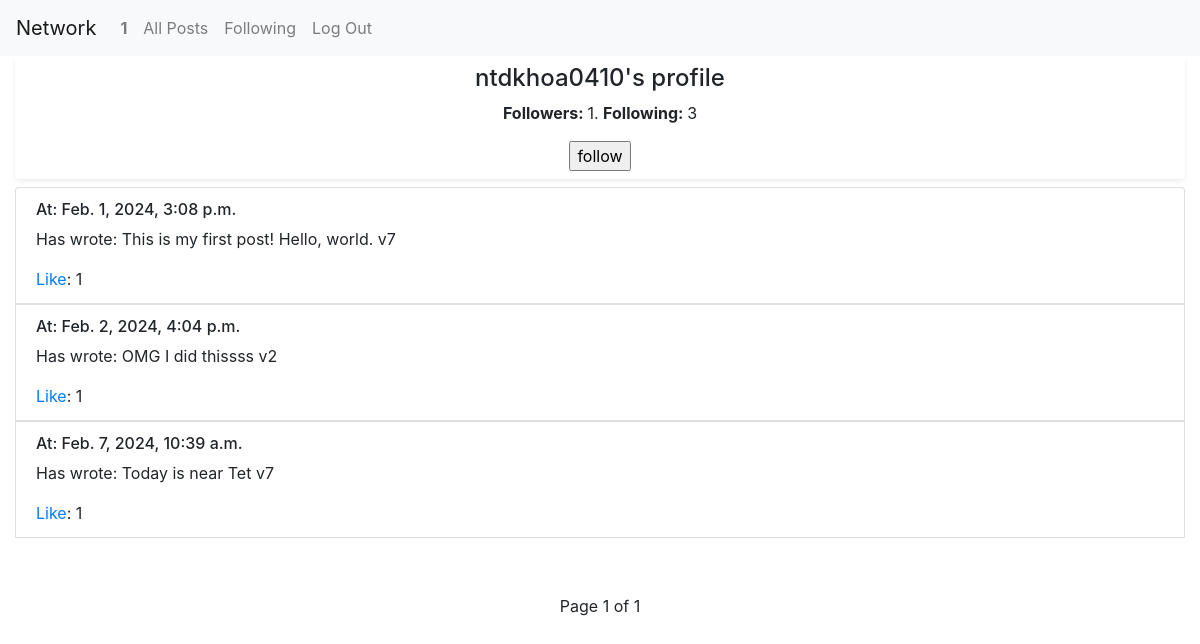
The page /profile/2 (signed in) on the database its author committed.
### network/models.py (models this page shows, shortened)
class User(AbstractUser):
    pass

class Post(models.Model):
    content = models.TextField(blank=False)
    author = models.ForeignKey("User", on_delete=models.CASCADE, related_name="author")
    timestamp = models.DateTimeField(auto_now_add=True)
    likers = models.ManyToManyField("User", related_name="liked_posts", blank=True)

### network/views.py (the view)
# urls.py: path("profile/<int:user_id>", views.profile, name="profile"),
def profile(request, user_id):
    userProfile = User.objects.get(pk=user_id)
    allPosts = Post.objects.filter(author=userProfile).order_by("-timestamp").reverse()
    paginator = Paginator(allPosts, 3)
    page_number = request.GET.get('page')
    page_obj = paginator.get_page(page_number)
    followings = Following_System.objects.get(user=userProfile)
    followers = userProfile.following.all()
    if not followings:
        following_count = 0
    else:
        following_count = followings.following.all().count()
    followers_count = followers.count
    try:
        currentUser = User.objects.get(pk=request.user.id)
        currentUser_followings = Following_System.objects.get(user=currentUser)
        if currentUser_followings.following.filter(pk=user_id):
            isFollowing = True
        else:
            isFollowing = False
    except:
        isFollowing = False
    post_likers_ids = {post.id: list(post.likers.values_list('id', flat=True)) for post in allPosts}
    return render(request, "network/profile.html",{
        "allPosts": allPosts,
        "page_obj": page_obj,
        "userProfile" : userProfile,
        "following_count" : following_count,
        "followers_count" : followers_count,
        "isFollowing" : isFollowing,
        "post_likers_ids" : post_likers_ids
    })

### network/views.py (called while the page is built)
@register.filter
def get_item(dictionary, key):
    return dictionary.get(key)

### network/templates/network/profile.html (shortened to what this page needs)
{% extends "network/layout.html" %}
{% load static %}
{% block body %}
    <div class=" text-center shadow-primary shadow-intensity-lg shadow-sm p-2 mb-2 bg-body rounded">
        <h4>{{userProfile.username}}'s profile</h4>
        <p><strong>Followers: </strong>{{followers_count}}. <strong>Following: </strong>{{following_count}}</p>
        {% if user.is_authenticated %}
            {% if user != userProfile %}
                {% if isFollowing %}
                    <form action="{% url 'unfollow' %}" method="post">
                        {% csrf_token %}
                        <input type="hidden" name="userfollow" value="{{userProfile.id}}" />
                        <input type="submit" value="unfollow"/>
                    </form>
                {% else %}
                    <form action="{% url 'follow' %}" method="post">
                        <input type="submit" value="follow"/>
                    </form>
                {% endif %}
            {% endif %}
        {% endif %}
    </div>
    <div>
        {% for post in allPosts %}
        <div class="list-group-item">
            <h6>At: {{post.timestamp}}</h6>
            <p id="content_of_post_{{post.id}}"> Has wrote: {{post.content}}</p>
            {% with post_id=post.id %}
                {% if user.id in post_likers_ids|get_item:post_id %}
                    {% with likes_num=post_likers_ids|get_item:post_id|length %}
                        <p id="like_no_of_post_{{post.id}}" class="likes"><a id="like_manager_{{post.id}}" href="javascript:void(0)" onclick="likeUpdater({{post.id}},{{user.id}},true,{{likes_num}})">Unlike</a>: {{likes_num}}</p>
                    {% endwith %}
                {% else %}
                    {% with likes_num=post_likers_ids|get_item:post_id|length %}
                        <p id="like_no_of_post_{{post.id}}" class="likes"><a id="like_manager_{{post.id}}" href="javascript:void(0)" onclick="likeUpdater({{post.id}},{{user.id}},false,{{likes_num}})">Like</a>: {{likes_num}}</p>
                    {% endwith %}
                {% endif %}
            {% endwith %}
        </div>
        {% endfor %}
    </div>
    <div id="toggle" class="d-flex align-items-center justify-content-center my-5">
        <nav>
            <ul class="pagination">
                <li class="page-item mx-3">
                    <p class="text-center mt-2"> Page {{page_obj.number}} of {{page_obj.paginator.num_pages}} </p>
                </li>
            </ul>
        </nav>
    </div>
{% endblock %}

### network/templates/network/layout.html (shortened to what this page needs)
{% load static %}
<!DOCTYPE html>
<html lang="en">
    <head>
        <link rel="stylesheet" href="https://stackpath.bootstrapcdn.com/bootstrap/4.4.1/css/bootstrap.min.css">
        <link href="{% static 'network/styles.css' %}" rel="stylesheet">
    </head>
    <body>
        <nav class="navbar navbar-expand-lg navbar-light bg-light">
            <a class="navbar-brand showallPosts" href="{% url 'index' %}">Network</a>
            <div>
              <ul class="navbar-nav mr-auto">
                {% if user.is_authenticated %}
                    <li class="nav-item">
                        <a class="nav-link" href="{% url 'profile' user_id=user.id %}"><strong>{{ user.username }}</strong></a>
                    </li>
                {% endif %}
                <li class="nav-item">
                  <a class="nav-link showallPosts" href="{% url 'index' %}">All Posts</a>
                </li>
                {% if user.is_authenticated %}
                    <li class="nav-item">
                        <a class="nav-link" href="{% url 'following' %}">Following</a>
                    </li>
                    <li class="nav-item">
                        <a class="nav-link" href="{% url 'logout' %}">Log Out</a>
                    </li>
                {% endif %}
              </ul>
            </div>
          </nav>
        <div class="body container-fluid">
            {% block body %}
            {% endblock %}
        </div>
    </body>
</html>

### network/static/network/styles.css (style rules this page uses)
.likes { margin-bottom: 0; }

### rows shown on the page
User: username "1"
User: username "ntdkhoa0410"
Post: timestamp "Feb. 1, 2024, 3:08 p.m.", content "This is my first post! Hello, world. v7", id "1"
Post: timestamp "Feb. 2, 2024, 4:04 p.m.", content "OMG I did thissss v2", likes_num "1"
Post: timestamp "Feb. 7, 2024, 10:39 a.m.", content "Today is near Tet v7", likes_num "1"

### other values the page prints
{{ followers_count }} "1"
{{ following_count }} "3"
{{ page_obj.number }} "1"
{{ page_obj.paginator.num_pages }} "1"
